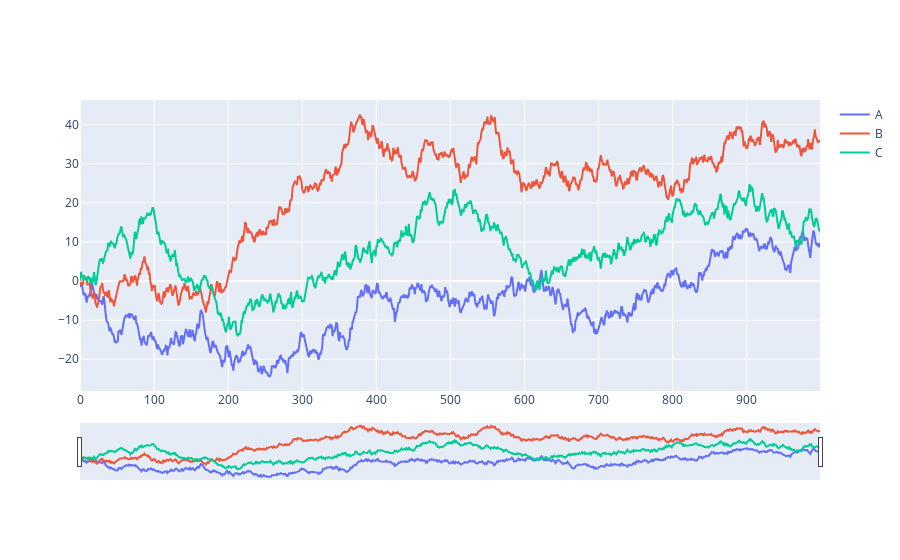

The notebook cell saved with this chart:
### Markdown cell above
### Plotly plot -- this is super responsive but does not update

### Code cell
dg = pd.DataFrame(np.random.randn(1000, 3).cumsum(axis=0), columns=["A", "B", "C"])

fig = go.Figure()
for col in dg:
    fig.add_trace(go.Scatter(x=dg.index, y=dg[col], mode="lines", name=col))
fig.update_layout(
    xaxis_rangeslider_visible=True,
)

### Figure 1 — Plotly figure (JSON) as saved in the notebook; plotly's stock layout.template omitted (floating-point values rounded to 4 significant figures; data arrays with more than 128 entries replaced by an {"elided": "..."} marker saying what was removed)
{"data": [{"mode": "lines", "name": "A", "type": "scatter", "x": {"elided": "1000 int values"}, "y": {"elided": "1000 float values"}}, {"mode": "lines", "name": "B", "type": "scatter", "x": {"elided": "1000 int values"}, "y": {"elided": "1000 float values"}}, {"mode": "lines", "name": "C", "type": "scatter", "x": {"elided": "1000 int values"}, "y": {"elided": "1000 float values"}}], "layout": {"xaxis": {"rangeslider": {"visible": true}}}}
